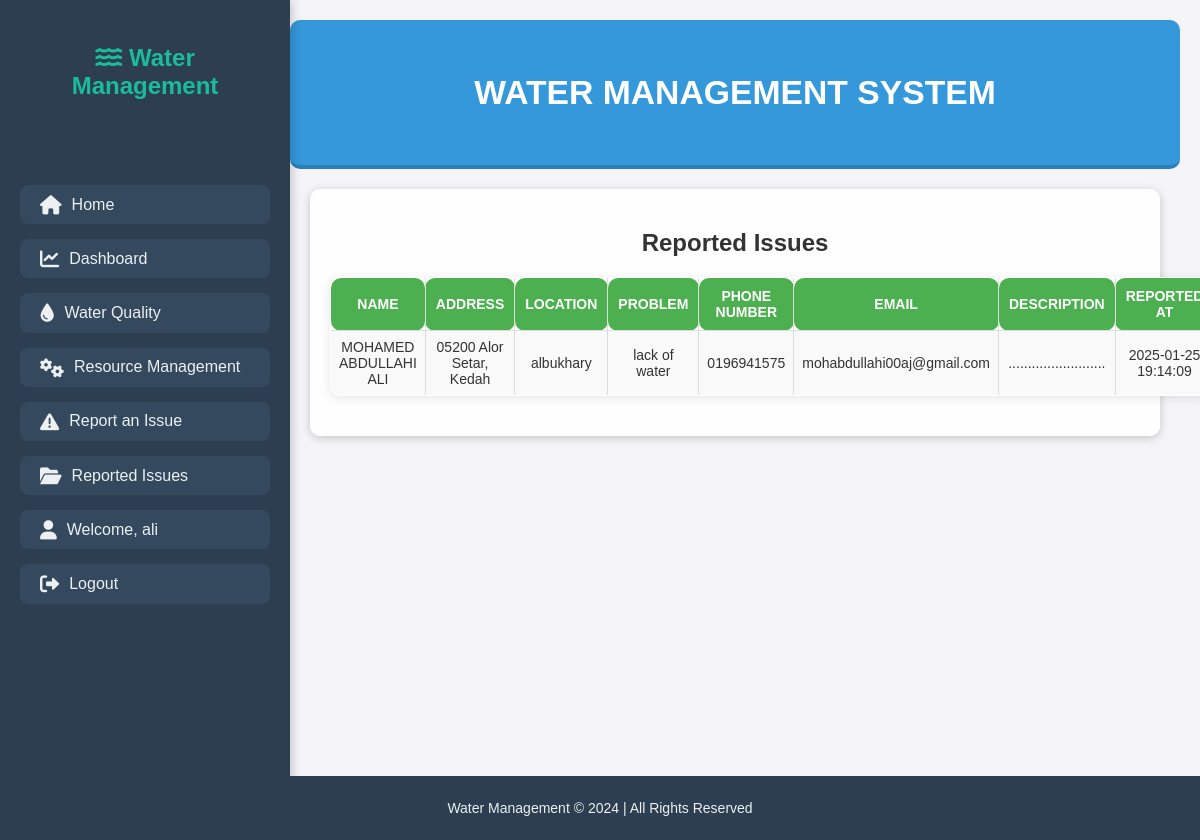
Page /index.php?tab=reported_issues (signed in) on the committed database.
### tables this page shows
CREATE TABLE `reported_issues` (
  `id` int(11) NOT NULL,
  `name` varchar(100) DEFAULT NULL,
  `address` varchar(255) DEFAULT NULL,
  `location` varchar(255) DEFAULT NULL,
  `problem` varchar(255) DEFAULT NULL,
  `phone_number` varchar(15) DEFAULT NULL,
  `email` varchar(100) DEFAULT NULL,
  `description` text DEFAULT NULL,
  `reported_at` timestamp NOT NULL DEFAULT current_timestamp()
);

### reported_issues.php (the view, shortened to what this page needs)
<?php
$conn = new mysqli("localhost", "root", "", "water_quality");
$sql = "SELECT name, address, location, problem, phone_number, email, description, reported_at FROM reported_issues ORDER BY reported_at DESC";
$result = $conn->query($sql);
echo "<h2>Reported Issues</h2>";
if ($result->num_rows > 0) {
    echo "<table border='1' cellpadding='8' cellspacing='0'>";
    echo "<tr>
            <th>Name</th>
            <th>Address</th>
            <th>Location</th>
            <th>Problem</th>
            <th>Phone Number</th>
            <th>Email</th>
            <th>Description</th>
            <th>Reported At</th>
          </tr>";
    while ($row = $result->fetch_assoc()) {
        echo "<tr>
                <td>" . htmlspecialchars($row['name']) . "</td>
                <td>" . htmlspecialchars($row['address']) . "</td>
                <td>" . htmlspecialchars($row['location']) . "</td>
                <td>" . htmlspecialchars($row['problem']) . "</td>
                <td>" . htmlspecialchars($row['phone_number']) . "</td>
                <td>" . htmlspecialchars($row['email']) . "</td>
                <td>" . htmlspecialchars($row['description']) . "</td>
                <td>" . htmlspecialchars($row['reported_at']) . "</td>
              </tr>";
    }
    echo "</table>";
} else {
    echo "<p>No issues reported yet.</p>";
}
?>

### styles.css (style rules this page uses)
body { margin: 0; font-family: Arial, sans-serif; background-color: #f4f4f9; color: #333; }
table { width: 100%; border-collapse: collapse; margin: 20px auto; background-color: white; box-shadow: 0px 2px 10px rgba(0, 0, 0, 0.1); border-radius: 10px; overflow: hidden; }
th, td { border: 1px solid #ddd; padding: 8px; text-align: center; font-size: 14px; }
th { background-color: #4CAF50; color: white; font-weight: bold; padding: 10px; text-transform: uppercase; border-radius: 10px; }
tr:nth-child(even) { background-color: #f9f9f9; }

### index.php (style rules this page uses)
body { margin: 0; font-family: Arial, sans-serif; background: url('images/water-management-background.webp') no-repeat center center/cover; }

### rows in the picture
reported_issues: name "MOHAMED ABDULLAHI ALI", address "05200 Alor Setar, Kedah", location "albukhary", problem "lack of water", phone_number "0196941575", email "mohabdullahi00aj@gmail.com", description ".........................", reported_at "2025-01-25 19:14:09"

### other values in the picture
$_SESSION['username'] "ali"
